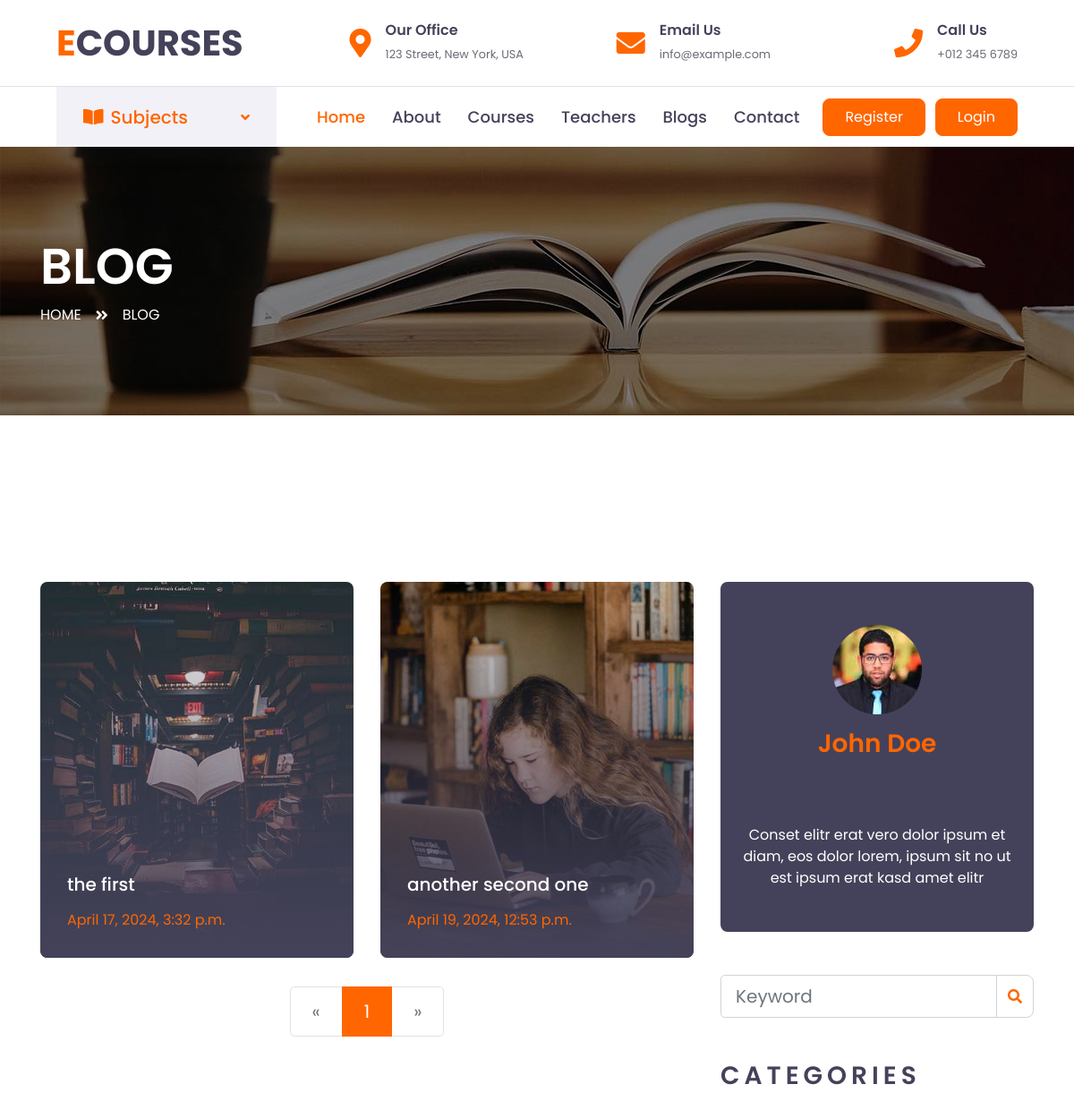
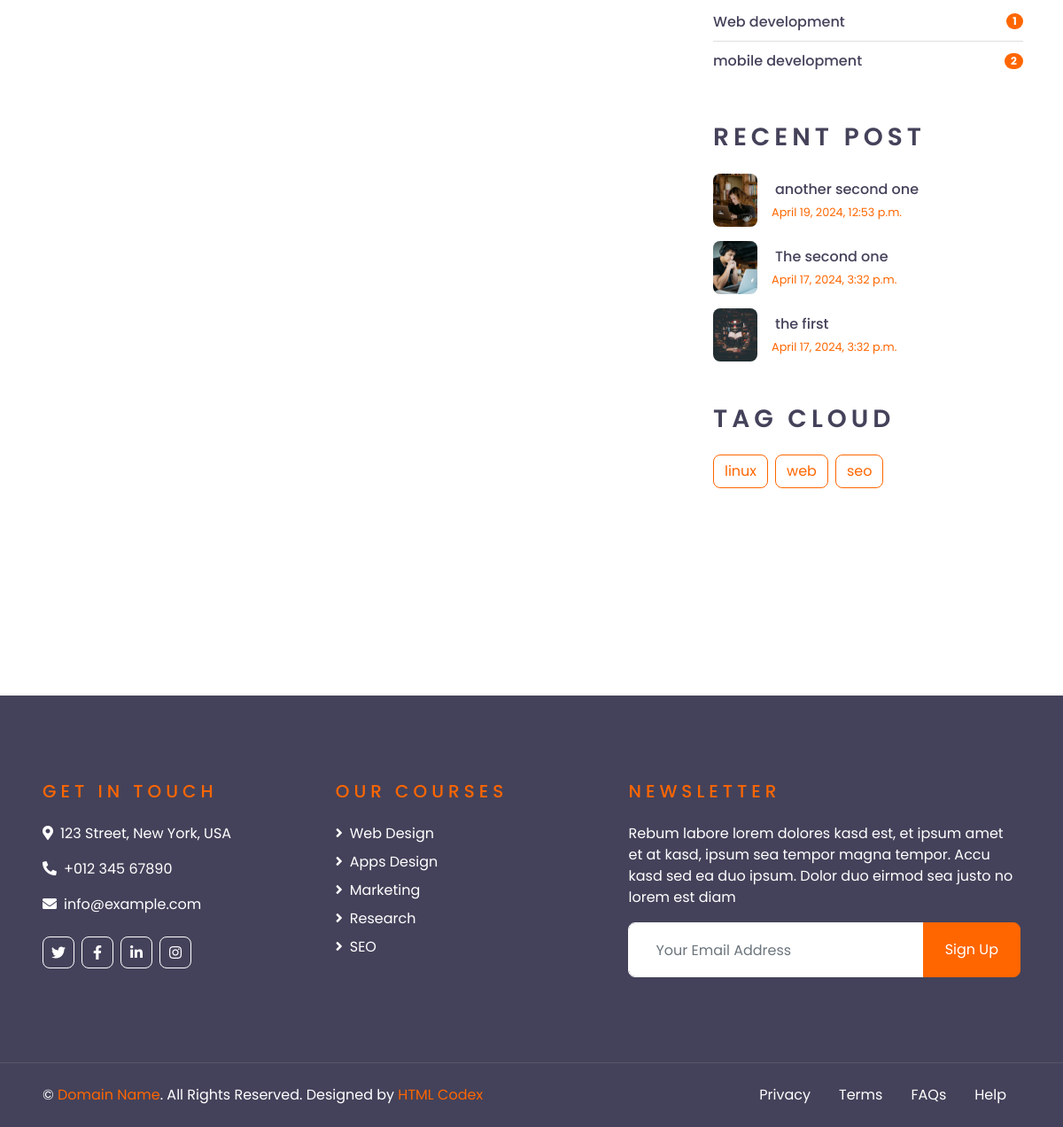
/tag/linux/, run on the app's committed database (2 pictures, top to bottom).
### blogapp/models.py (models this page shows, shortened)
class Post(models.Model):
    title = models.CharField(max_length=200)
    image = models.ImageField(upload_to="blog/")
    url = models.SlugField(unique=True)
    content = RichTextField()
    author = models.ForeignKey('auth.User', on_delete=models.CASCADE)
    created_at = models.DateTimeField(auto_now_add=True)
    categories = models.ForeignKey(Category, on_delete=models.CASCADE)
    tags = models.ManyToManyField(Tag)
    published = models.BooleanField(default=True)

class Category(models.Model):
    name = models.CharField(max_length=100)
    url = models.SlugField(unique=True)

class Tag(models.Model):
    name = models.CharField(max_length=100)

### blogapp/views.py (the view)
# urls.py: path('tag/<slug:tag_slug>/', views.tag_filter, name='tag_filter'),
def tag_filter(request, tag_slug):
    tag = Tag.objects.get(name=tag_slug)
    blogposts = Post.objects.filter(tags=tag, published=True)
    blog_categories = Category.objects.annotate(blog_count=models.Count('post'))   #Note, related name is the lowercase of the name of the model
    blog_tags = Tag.objects.all()
    recent_posts = Post.objects.order_by('-created_at')[:5]
    paginator = Paginator(blogposts, number_of_blogposts)  # Change 10 to the number of posts per page you want
    page = request.GET.get('page')
    try:
        blogposts = paginator.page(page)
    except PageNotAnInteger:
        blogposts = paginator.page(1)
    except EmptyPage:
        blogposts = paginator.page(paginator.num_pages)
    context = {
        "blogposts": blogposts ,
        'blog_categories': blog_categories,
        'blog_tags': blog_tags,
        'recent_posts': recent_posts,
    }
    return render(request, 'blog.html', context)

### templates/blog.html (shortened to what this page needs)
{% extends "base.html" %}
{% load static %}
{% block body %}
    <div class="container-fluid page-header" style="margin-bottom: 90px;">
        <div class="container">
            <div class="d-flex flex-column justify-content-center" style="min-height: 300px">
                <h3 class="display-4 text-white text-uppercase">Blog</h3>
                <div class="d-inline-flex text-white">
                    <p class="m-0 text-uppercase"><a class="text-white" href="/">Home</a></p>
                    <i class="fa fa-angle-double-right pt-1 px-3"></i>
                    <p class="m-0 text-uppercase">Blog</p>
                </div>
            </div>
        </div>
    </div>
    <div class="container-fluid py-5">
        <div class="container py-5">
            <div class="row">
                <div class="col-lg-8">
                    <div class="row pb-3">
                        {% if blogposts %}
                        {% for blog in blogposts %}
                        <div class="col-lg-6 mb-4">
                            <div class="blog-item position-relative overflow-hidden rounded mb-2">
                                <img class="img-fluid" src="{{blog.image.url}}" alt="{{blog.title}}">
                                <a class="blog-overlay text-decoration-none" href="{% url "postdetail" blog.url %}">
                                    <h5 class="text-white mb-3">{{blog.title}}</h5>
                                    <p class="text-primary m-0">{{blog.created_at}}</p>
                                </a>
                            </div>
                        </div>
                        {% endfor %}
                        {% else %}
                        <p> There are no blogs at the moment </p>
                        {% endif %}
                        <div class="col-12">
                            <nav aria-label="Page navigation">
                                <ul class="pagination pagination-lg justify-content-center mb-0">
                                    {% if blogposts.has_previous %}
                                        <li class="page-item">
                                            <a class="page-link" href="?page={{ blogposts.previous_page_number }}" aria-label="Previous">
                                                <span aria-hidden="true">&laquo;</span>
                                                <span class="sr-only">Previous</span>
                                            </a>
                                        </li>
                                    {% else %}
                                        <li class="page-item disabled">
                                            <span class="page-link" aria-label="Previous">
                                                <span aria-hidden="true">&laquo;</span>
                                            </span>
                                        </li>
                                    {% endif %}
                                    {% for num in blogposts.paginator.page_range %}
                                        {% if num == blogposts.number %}
                                            <li class="page-item active"><span class="page-link">{{ num }}</span></li>
                                        {% else %}
                                            <li class="page-item"><a class="page-link" href="?page={{ num }}">{{ num }}</a></li>
                                        {% endif %}
                                    {% endfor %}
                                    {% if blogposts.has_next %}
                                        <li class="page-item">
                                            <a class="page-link" href="?page={{ blogposts.next_page_number }}" aria-label="Next">
                                                <span aria-hidden="true">&raquo;</span>
                                                <span class="sr-only">Next</span>
                                            </a>
                                        </li>
                                    {% else %}
                                        <li class="page-item disabled">
                                            <span class="page-link" aria-label="Next">
                                                <span aria-hidden="true">&raquo;</span>
                                            </span>
                                        </li>
                                    {% endif %}
                                </ul>
                            </nav>
                        </div>
                    </div>
                </div>
                <div class="col-lg-4 mt-5 mt-lg-0">
                    <div class="d-flex flex-column text-center bg-dark rounded mb-5 py-5 px-4">
                        <img src="{% static 'img/user.jpg' %}" class="img-fluid rounded-circle mx-auto mb-3" style="width: 100px;">
                        <h3 class="text-primary mb-3">John Doe</h3>
                        <h3 class="text-uppercase mb-4" style="letter-spacing: 5px;">Tag Cloud</h3>
                        <p class="text-white m-0">Conset elitr erat vero dolor ipsum et diam, eos dolor lorem, ipsum sit no ut est  ipsum erat kasd amet elitr</p>
                    </div>
                    <div class="mb-5">
                        <form action='{% url "blog_search" %}'>
                            <div class="input-group">
                                <input type="text" name="q" class="form-control form-control-lg" placeholder="Keyword">
                                <div class="input-group-append">
                                    <span class="input-group-text bg-transparent text-primary"><i
                                            class="fa fa-search"></i></span>
                                </div>
                            </div>
                        </form>
                    </div>
                    <div class="mb-5">
                        <h3 class="text-uppercase mb-4" style="letter-spacing: 5px;">Categories</h3>
                        <ul class="list-group list-group-flush">
                            {% for blogcategory in blog_categories %}
                            <li class="list-group-item d-flex justify-content-between align-items-center px-0">
                                <a href="{% url "post_list_by_category" blogcategory.url %}" class="text-decoration-none h6 m-0">{{ blogcategory.name }}</a>
                                <span class="badge badge-primary badge-pill">{{ blogcategory.blog_count }}</span>
                            </li>
                            {% endfor %}
                        </ul>
                    </div>
                    <div class="mb-5">
                        <h3 class="text-uppercase mb-4" style="letter-spacing: 5px;">Recent Post</h3>
                        {% for blog in recent_posts %}
                        <a class="d-flex align-items-center text-decoration-none mb-3" href="">
                            <img class="img-fluid rounded" height="50" width="50" src="{{blog.image.url}}" alt="{{blog.title}}">
                            <div class="pl-3">
                                <h6 class="m-1">{{blog.title}}</h6>
                                <small>{{blog.created_at}}</small>
                            </div>
                        </a>
                        {% endfor %}
                    </div>
                    <div class="mb-5">
                        <h3 class="text-uppercase mb-4" style="letter-spacing: 5px;">Tag Cloud</h3>
                        <div class="d-flex flex-wrap m-n1">
                            {% for tag in blog_tags %}
                            <a href="{% url 'tag_filter' tag.name %}" class="btn btn-outline-primary m-1">{{tag.name}}</a>
                            {% endfor %}
                        </div>
                    </div>
                </div>
            </div>
        </div>
    </div>
{% endblock body %}

### data on the page
Post: image (picture), title "the first", created_at "April 17, 2024, 3:32 p.m."
Post: image (picture), title "another second one", created_at "April 19, 2024, 12:53 p.m."
Category: name "Web development", blog_count "1"
Category: name "mobile development", blog_count "2"
Post: image (picture), title "The second one", created_at "April 17, 2024, 3:32 p.m."
Tag: name "linux"
Tag: name "web"
Tag: name "seo"

### other printed values
{{ num }} "1"
